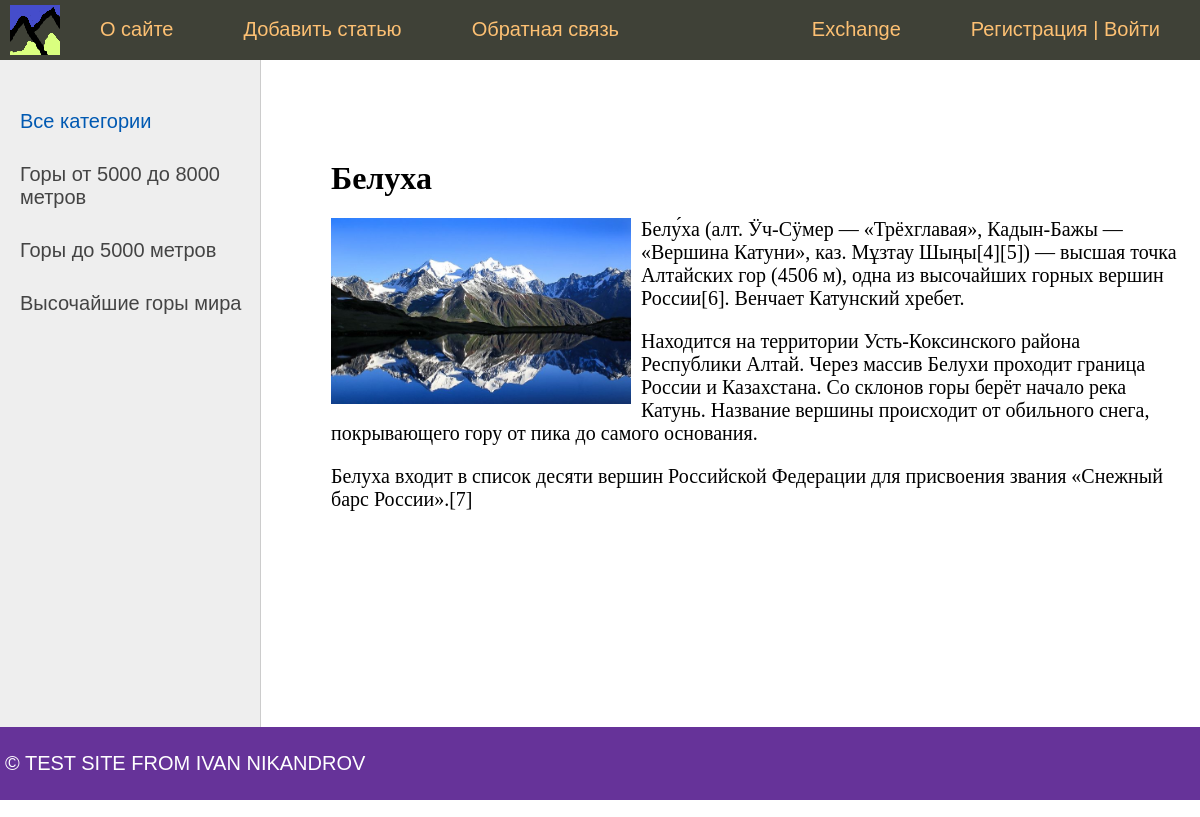
Page /post/beluha/ on the committed database.
### mount/models.py (models this page shows, shortened)
class Category(models.Model):
    name = models.CharField(max_length=100, db_index=True, verbose_name="Категория")
    slug = models.SlugField(max_length=255, unique=True, db_index=True, verbose_name='URL')
    def get_absolute_url(self):
        return reverse('category', kwargs={'cat_slug': self.slug})
    class Meta:
        verbose_name = 'Категории'
        verbose_name_plural = 'Категории'
        ordering = ['id']

class Mount(models.Model):
    title = models.CharField(max_length=255, verbose_name='Заголовок')
    slug = models.SlugField(max_length=255, unique=True, db_index=True, verbose_name='URL')
    content = models.TextField(blank=True, verbose_name='Текст статьи')
    photo = models.ImageField(upload_to="photos/%Y/%m/%d/", verbose_name='Фото')
    time_create = models.DateTimeField(auto_now_add=True, verbose_name='Время создания')
    time_update = models.DateTimeField(auto_now=True, verbose_name='Время изменения')
    is_published = models.BooleanField(default=True, verbose_name='Публикация')
    cat = models.ForeignKey('Category', on_delete=models.PROTECT, verbose_name='Категории')
    def __str__(self):
        return self.title
    class Meta:
        verbose_name = 'Роскошные горищи'
        verbose_name_plural = 'Роскошные горищи'
        ordering = ['id']

### mount/views.py (the view)
# urls.py: path('post/<slug:post_slug>/', ShowPost.as_view(), name='post'),
class ShowPost(DataMixin, DetailView):
    model = Mount
    template_name = 'mount/post.html'
    slug_url_kwarg = 'post_slug'
    context_object_name = 'post'
    def get_context_data(self, *, object_list=None, **kwargs):
        context = super().get_context_data(**kwargs)
        c_def = self.get_user_context(title=context['post'])
        return dict(list(context.items()) + list(c_def.items()))

### mount/templatetags/mount_tags.py (called while the page is built)
@register.inclusion_tag('mount/list_categories.html')
def show_categories(sort=None, cat_selected=0):
    if not sort:
        cats = Category.objects.all()
    else:
        cats = Category.objects.order_by(sort)
    return {'cats': cats, "cat_selected": cat_selected}

@register.inclusion_tag('mount/list_mainmenu.html')
def show_mainmenu(sort=None):
    menu = [
        {'title': 'О сайте', 'url_name': 'about'},
        {'title': 'Добавить статью', 'url_name': 'add_page'},
        {'title': 'Обратная связь', 'url_name': 'contact'},
        {'title': 'Exchange', 'url_name': 'exchange_main'},
    ]
    return {'menu': menu}

### mount/utils.py (called while the page is built)
    def get_user_context(self, **kwargs):
        context = kwargs
        cats = cache.get('cats')
        if not cats:
            cats = Category.objects.all()
            cache.set('cats', cats, 60)
        context['cats'] = cats
        if 'cat_selected' not in context:
            context['cat_selected'] = 0
        return context

### mount/templates/mount/post.html
{% extends 'mount/base.html' %}
{% block content %}
    <h1>{{ post.title }}</h1>
    {% if post.photo %}
        <p><img class='img-article-left' src="{{ post.photo.url }}"></p>
    {% endif %}
    {{ post.content|linebreaks }}
{% endblock %}

### mount/templates/mount/list_categories.html
        {% for c in cats %}
            {% if c.pk == cat_selected %}
                <li class="selected">{{ c.name }}</li>
            {% else %}
                <li><a href="{{ c.get_absolute_url }}">{{ c.name }}</a></li>
            {% endif %}
        {% endfor %}

### mount/static/mount/css/styles.css (style rules this page uses)
html, body { font-family: 'Arial'; margin: 0; padding: 0; height: 100%; width: 100%; color: #444; }
a { color: #0059b2; text-decoration: none; }
img { max-width: 600px; height: auto; }
img.img-article-left { max-width: 300px; height: auto; float: left; padding: 0 10px 10px 0; }
.left-chapters ul li { margin: 30px 0 0 0; color: #999; }
.left-chapters ul li a { color: #444; text-decoration: none; }
.content-text h1 { font-size: 32px; }

### rows in the picture
Category: name "Горы от 5000 до 8000 метров"
Category: name "Горы до 5000 метров"
Category: name "Высочайшие горы мира"
Mount: title "Белуха", photo (picture), content "Белу́ха (алт. Ӱч-Сӱмер — «Трёхглавая», Кадын-Бажы — «Вершина Катуни», каз. Мұзтау Шыңы[4][5]) — высшая точка Алтайских гор (4506 м), одна из высочайших горных вершин России[6]. Венчает Катунский хребет. Находится на территории Усть-Коксинского района Республики Алтай. Через массив Белухи проходит граница России и Казахстана. Со склонов горы берёт начало река Катунь. Название вершины происходит от обильного снега, покрывающего гору от пика до самого основания. Белуха входит в список десяти вершин Российской Федерации для присвоения звания «Снежный барс России».[7]"

### other values in the picture
{{ m.title }} "О сайте" "Добавить статью" "Обратная связь"
{{ m.title }} "Exchange"
